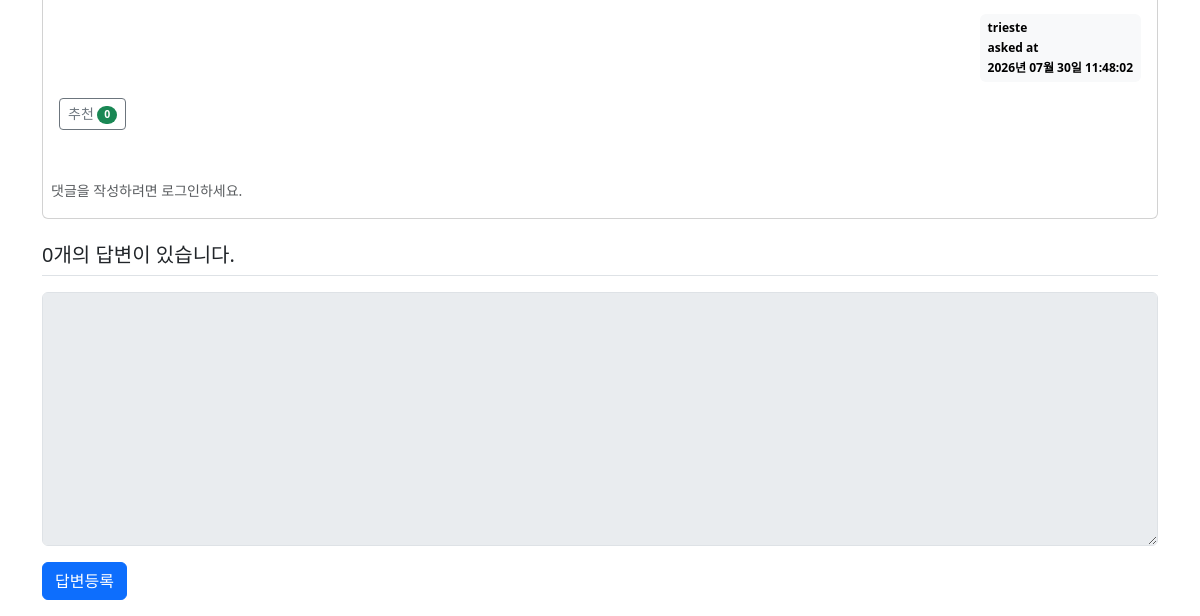
The app's page /question/detail/911 (lower part), older data.
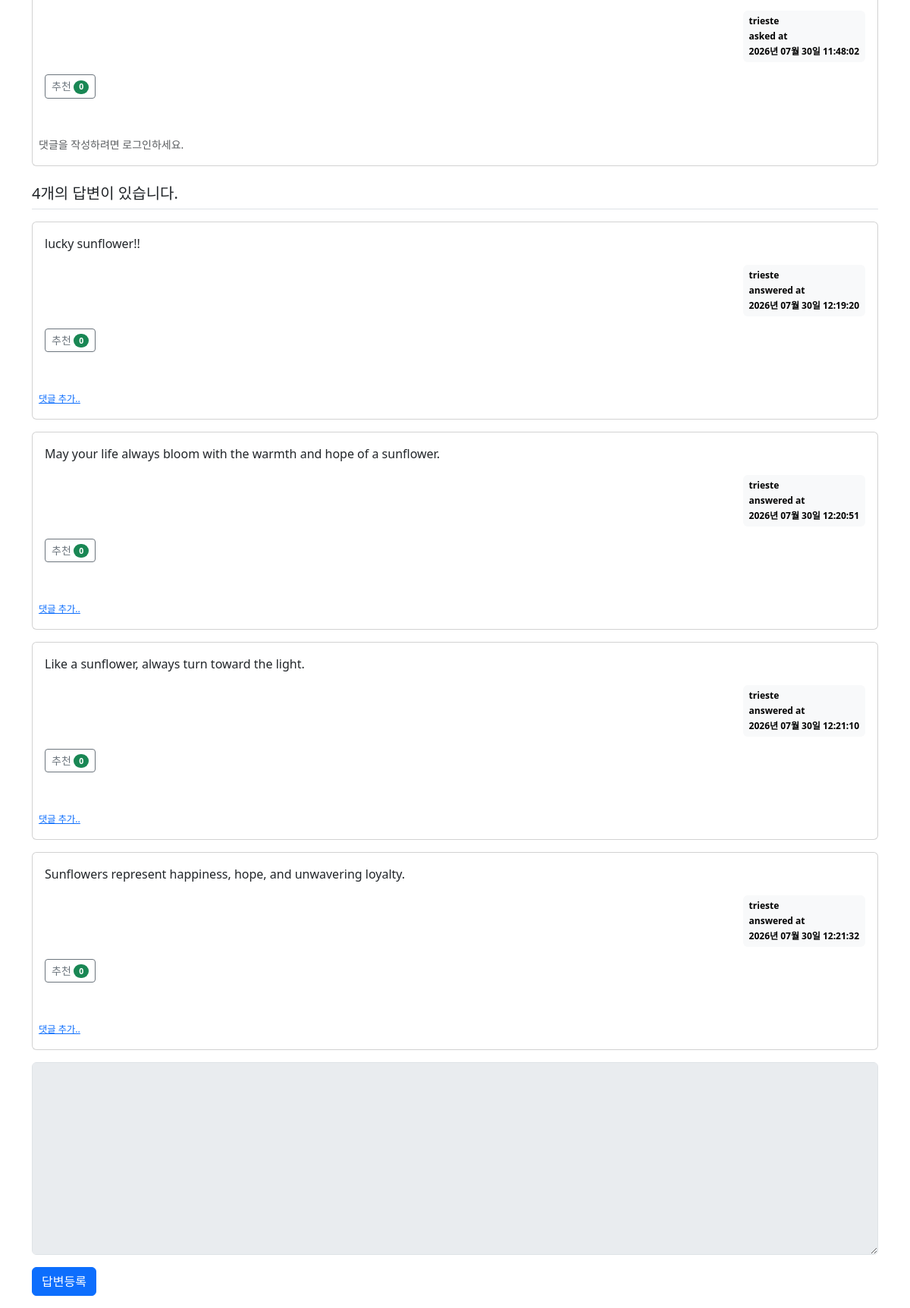
The same page, newer data.
### pybo/models.py (models this page shows)
class User(db.Model):
    id = db.Column(db.Integer, primary_key=True)
    username = db.Column(db.String(150), unique=True, nullable=False)
    password = db.Column(db.String(200), nullable=False)
    email = db.Column(db.String(120), unique=True, nullable=False)

class Question(db.Model):
    id = db.Column(db.Integer, primary_key=True) # id를 주면 이것이 기본키가 된다는 의미
    subject = db.Column(db.String(200), nullable=False) # nullable=False는 값이 꼭들어가야한다는 의미, 200자까지 작성가능
    content = db.Column(db.Text(), nullable=False)
    create_date = db.Column(db.DateTime(), nullable=False) # 작성 일자
    image_path = db.Column(db.String(200), nullable=True)
    user_id = db.Column(db.Integer, db.ForeignKey('user.id', ondelete='CASCADE'), nullable=False)
    user = db.relationship('User', backref=db.backref('question_set'))
    voter = db.relationship(
        'User',                         # 추천한 사용자(User) 모델과 연결
        secondary=question_voter,       # 다대다 관계를 위한 중간 테이블(question_voter) 사용
        backref=db.backref('quesiton_voter_set',    # User 객체에서 추천한 질문 목록을 조회하는 속성
                           lazy='dynamic'           # 실제 조회 시점에 SQL을 실행하여 Query 객체를 반환
                           ))

class Answer(db.Model):
    id = db.Column(db.Integer, primary_key=True)
    question_id = db.Column(db.Integer, db.ForeignKey('question.id', ondelete='CASCADE')) # Question이 지워지면 Answer도 delete하라. Answer는 Question과 같은 번호를 가지고 있어야함.
    question = db.relationship('Question', backref=db.backref('answer_set', cascade='all, delete-orphan'))
    content = db.Column(db.Text(), nullable=False)
    create_date = db.Column(db.DateTime(), nullable=False)
    user_id = db.Column(db.Integer, db.ForeignKey('user.id', ondelete='CASCADE'), nullable=False)
    user = db.relationship('User', backref=db.backref('answer_set'))
    voter = db.relationship('User', secondary=answer_voter,
                            backref=db.backref('answer_voter_set', lazy='dynamic'))

### pybo/views/question_views.py (the view)
@bp.route('/detail/<int:question_id>')
def detail(question_id):
    form = AnswerForm()    # 상세 조회 라우터 내부에서 빈 답변 폼 생성
    question = Question.query.get_or_404(question_id)
    return render_template('question/question_detail.html', question=question, form=form)

### pybo/forms.py
class AnswerForm(FlaskForm):
    content = TextAreaField('내용', validators=[DataRequired('내용은 필수 입력 항목입니다.')])

### pybo/filter.py (called while the page is built)
def format_datetime(value, fmt='%Y년 %m월 %d일 %H:%M:%S'):
    return value.strftime(fmt)

### pybo/views/auth_views.py (called while the page is built)
@bp.before_app_request
def load_loaded_in_user():
    user_id = session.get('user_id')
    if user_id is None:
        g.user = None
    else:
        g.user = User.query.get(user_id)

### pybo/templates/question/question_detail.html (shortened to what this page needs)
{% extends 'base.html' %}
{% block content %}
<div class="container my-3">
    <div class="card my-3">
        <div class="card-body">
            <div class="d-flex justify-content-end">
                <div class="badge text-bg-light p-2 text-start">
                    <div class="mb-2">
                        {{ question.user.username }}
                    </div>
                    <div class="mb-2">asked at</div>
                    <div>{{ question.create_date | datetime }}</div>
                </div>
            </div>
            <div class="my-3">
                <a href="javascript:void(0)" data-uri="{{ url_for('question.vote', question_id=question.id) }}"
                    class="recommend btn btn-sm btn-outline-secondary">추천
                    <span class="badge rounded-pill bg-success">{{ question.voter | length }}</span>
                </a>
            </div>
        </div>
        <div class="card-body ps-2">
            <div>
                {% if g.user %}
                <a href="{{ url_for('comment.create_question', question_id=question.id) }}" class="small"><small>댓글
                        추가..</small></a>
                {% else %}
                <small class="text-muted">댓글을 작성하려면 로그인하세요.</small>
                {% endif %}
            </div>
        </div>
    </div>
    <h5 class="border-bottom my-3 py-2">{{ question.answer_set | length }}개의 답변이 있습니다.</h5>
    {% for answer in question.answer_set %}
    <div class="card my-3">
        <div class="card-body">
            <div class="card-text">{{ answer.content | trim | markdown }}</div>
            <div class="d-flex justify-content-end">
                <div class="badge text-bg-light p-2 text-start">
                    <div class="mb-2">{{ answer.user.username }}</div>
                    <div class="mb-2">answered at</div>
                    <div>{{ answer.create_date | datetime }}</div>
                </div>
            </div>
            <div class="my-3">
                <a href="javascript:void(0)" data-uri="{{ url_for('answer.vote', answer_id=answer.id) }}"
                    class="recommend btn btn-sm btn-outline-secondary">추천
                    <span class="badge rounded-pill bg-success">{{ answer.voter | length }}</span>
                </a>
            </div>
        </div>
        <div class="card-body ps-2">
            <div>
                <a href="{{ url_for('comment.create_answer', answer_id=answer.id) }}" class="small"><small>댓글
                        추가..</small></a>
            </div>
        </div>
    </div>
    {% endfor %}
    <form action="{{ url_for('answer.create', question_id=question.id) }}" method="post" class="my-3">
        <div class="mb-3">
            <textarea name="content" id="content" rows="10" class="form-control" {% if not g.user %}disabled{% endif
                %}></textarea>
        </div>
        <input type="submit" value="답변등록" class="btn btn-primary">
    </form>
</div>
{% endblock %}

### pybo/templates/base.html (shortened to what this page needs)
<!DOCTYPE html>
<html lang="ko">
<head>
    <link rel="stylesheet" href="https://cdn.jsdelivr.net/npm/bootstrap@5.3.8/dist/css/bootstrap.min.css">
</head>
<body>
	{% block content %}
	{% endblock %}
</body>
</html>

Row changes from the older to the newer data that the page shows:
added Answer: content "lucky sunflower!!", user.username "trieste", create_date "2026년 07월 30일 12:19:20", voter|length "0"
added Answer: content "May your life always bloom with the warmth and hope of a sunflower.", user.username "trieste", create_date "2026년 07월 30일 12:20:51", voter|length "0"
added Answer: content "Like a sunflower, always turn toward the light.", user.username "trieste", create_date "2026년 07월 30일 12:21:10", voter|length "0"
added Answer: content "Sunflowers represent happiness, hope, and unwavering loyalty.", user.username "trieste", create_date "2026년 07월 30일 12:21:32", voter|length "0"
Text that changed along with them:
{{ question.answer_set | length }}: "0" → "4"
